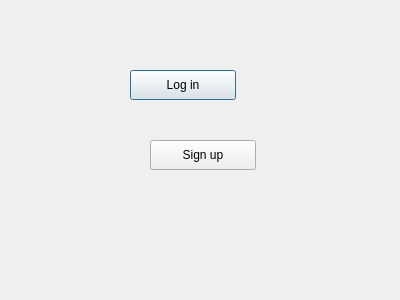
<?xml version="1.0" encoding="UTF-8"?>
<ui version="4.0">
 <class>question</class>
 <widget class="QDialog" name="question">
  <property name="geometry">
   <rect>
    <x>0</x>
    <y>0</y>
    <width>400</width>
    <height>300</height>
   </rect>
  </property>
  <property name="windowTitle">
   <string>Dialog</string>
  </property>
  <widget class="QPushButton" name="pushButton">
   <property name="geometry">
    <rect>
     <x>130</x>
     <y>70</y>
     <width>106</width>
     <height>30</height>
    </rect>
   </property>
   <property name="text">
    <string>Log in</string>
   </property>
  </widget>
  <widget class="QPushButton" name="pushButton_2">
   <property name="geometry">
    <rect>
     <x>150</x>
     <y>140</y>
     <width>106</width>
     <height>30</height>
    </rect>
   </property>
   <property name="text">
    <string>Sign up</string>
   </property>
  </widget>
 </widget>
 <resources/>
 <connections/>
</ui>
